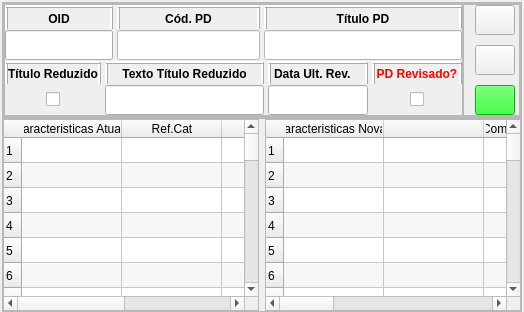
      <widget class="QWidget" name="pg_updata_pd">
       <property name="styleSheet">
        <string notr="true">QLabel{	
	border-style: ridge;
	border-width: 3px 3px 0px 3px;
	border-radius: 0px; 
    border-color: rgb(170, 170, 170);
    font: bold 12px;	
	color: rgb(0, 0, 0);
}</string>
       </property>
       <layout class="QVBoxLayout" name="verticalLayout_9">
        <property name="spacing">
         <number>0</number>
        </property>
        <property name="leftMargin">
         <number>2</number>
        </property>
        <property name="topMargin">
         <number>2</number>
        </property>
        <property name="rightMargin">
         <number>2</number>
        </property>
        <property name="bottomMargin">
         <number>0</number>
        </property>
        <item>
         <widget class="QFrame" name="frame_7">
          <property name="frameShape">
           <enum>QFrame::Shape::StyledPanel</enum>
          </property>
          <property name="frameShadow">
           <enum>QFrame::Shadow::Raised</enum>
          </property>
          <layout class="QGridLayout" name="gridLayout_3">
           <property name="leftMargin">
            <number>0</number>
           </property>
           <property name="topMargin">
            <number>0</number>
           </property>
           <property name="rightMargin">
            <number>0</number>
           </property>
           <property name="bottomMargin">
            <number>0</number>
           </property>
           <property name="spacing">
            <number>0</number>
           </property>
           <item row="1" column="0" colspan="9" alignment="Qt::AlignmentFlag::AlignTop">
            <widget class="QFrame" name="frame_12">
             <property name="minimumSize">
              <size>
               <width>0</width>
               <height>36</height>
              </size>
             </property>
             <property name="frameShape">
              <enum>QFrame::Shape::StyledPanel</enum>
             </property>
             <property name="frameShadow">
              <enum>QFrame::Shadow::Raised</enum>
             </property>
             <layout class="QHBoxLayout" name="horizontalLayout_4">
              <property name="spacing">
               <number>0</number>
              </property>
              <property name="leftMargin">
               <number>0</number>
              </property>
              <property name="topMargin">
               <number>0</number>
              </property>
              <property name="rightMargin">
               <number>0</number>
              </property>
              <property name="bottomMargin">
               <number>0</number>
              </property>
              <item>
               <widget class="QFrame" name="frame_9">
                <property name="maximumSize">
                 <size>
                  <width>16777215</width>
                  <height>115</height>
                 </size>
                </property>
                <property name="frameShape">
                 <enum>QFrame::Shape::StyledPanel</enum>
                </property>
                <property name="frameShadow">
                 <enum>QFrame::Shadow::Raised</enum>
                </property>
                <layout class="QGridLayout" name="gridLayout_5">
                 <property name="leftMargin">
                  <number>0</number>
                 </property>
                 <property name="topMargin">
                  <number>0</number>
                 </property>
                 <property name="rightMargin">
                  <number>0</number>
                 </property>
                 <property name="bottomMargin">
                  <number>0</number>
                 </property>
                 <property name="horizontalSpacing">
                  <number>4</number>
                 </property>
                 <property name="verticalSpacing">
                  <number>1</number>
                 </property>
                 <item row="3" column="0" alignment="Qt::AlignmentFlag::AlignHCenter">
                  <widget class="QCheckBox" name="alt_pd_chb_tt_red">
                   <property name="text">
                    <string/>
                   </property>
                   <property name="checked">
                    <bool>false</bool>
                   </property>
                  </widget>
                 </item>
                 <item row="1" column="0" colspan="2">
                  <widget class="QLineEdit" name="alt_pd_txt_oid">
                   <property name="minimumSize">
                    <size>
                     <width>0</width>
                     <height>30</height>
                    </size>
                   </property>
                   <property name="maximumSize">
                    <size>
                     <width>16777215</width>
                     <height>16777215</height>
                    </size>
                   </property>
                   <property name="styleSheet">
                    <string notr="true"/>
                   </property>
                   <property name="readOnly">
                    <bool>true</bool>
                   </property>
                  </widget>
                 </item>
                 <item row="0" column="0" colspan="2">
                  <widget class="QLabel" name="label_5">
                   <property name="text">
                    <string>OID</string>
                   </property>
                   <property name="alignment">
                    <set>Qt::AlignmentFlag::AlignCenter</set>
                   </property>
                  </widget>
                 </item>
                 <item row="2" column="1" colspan="5">
                  <widget class="QLabel" name="label_8">
                   <property name="text">
                    <string>Texto Título Reduzido</string>
                   </property>
                   <property name="alignment">
                    <set>Qt::AlignmentFlag::AlignCenter</set>
                   </property>
                  </widget>
                 </item>
                 <item row="3" column="6">
                  <widget class="QLineEdit" name="alt_pd_txt_date_rev">
                   <property name="minimumSize">
                    <size>
                     <width>100</width>
                     <height>30</height>
                    </size>
                   </property>
                   <property name="maximumSize">
                    <size>
                     <width>100</width>
                     <height>16777215</height>
                    </size>
                   </property>
                   <property name="styleSheet">
                    <string notr="true">color: rgb(255, 0, 0);
font: 700 10pt &quot;Segoe UI&quot;;</string>
                   </property>
                   <property name="text">
                    <string/>
                   </property>
                   <property name="readOnly">
                    <bool>true</bool>
                   </property>
                  </widget>
                 </item>
                 <item row="3" column="1" colspan="5">
                  <widget class="QLineEdit" name="alt_pd_txt_tit_red">
                   <property name="minimumSize">
                    <size>
                     <width>0</width>
                     <height>30</height>
                    </size>
                   </property>
                   <property name="styleSheet">
                    <string notr="true"/>
                   </property>
                   <property name="dragEnabled">
                    <bool>false</bool>
                   </property>
                   <property name="readOnly">
                    <bool>true</bool>
                   </property>
                  </widget>
                 </item>
                 <item row="1" column="2">
                  <widget class="QLineEdit" name="alt_pd_txt_cod_pd">
                   <property name="minimumSize">
                    <size>
                     <width>0</width>
                     <height>30</height>
                    </size>
                   </property>
                   <property name="maximumSize">
                    <size>
                     <width>150</width>
                     <height>16777215</height>
                    </size>
                   </property>
                   <property name="styleSheet">
                    <string notr="true">background-color: rgb(255, 255, 255);</string>
                   </property>
                   <property name="text">
                    <string/>
                   </property>
                   <property name="readOnly">
                    <bool>false</bool>
                   </property>
                  </widget>
                 </item>
                 <item row="2" column="6">
                  <widget class="QLabel" name="label_9">
                   <property name="text">
                    <string>Data Ult. Rev.</string>
                   </property>
                  </widget>
                 </item>
                 <item row="0" column="2">
                  <widget class="QLabel" name="label_3">
                   <property name="text">
                    <string>Cód. PD</string>
                   </property>
                   <property name="alignment">
                    <set>Qt::AlignmentFlag::AlignCenter</set>
                   </property>
                  </widget>
                 </item>
                 <item row="2" column="0">
                  <widget class="QLabel" name="label_7">
                   <property name="text">
                    <string>Título Reduzido</string>
                   </property>
                   <property name="alignment">
                    <set>Qt::AlignmentFlag::AlignCenter</set>
                   </property>
                  </widget>
                 </item>
                 <item row="2" column="7">
                  <widget class="QLabel" name="label_10">
                   <property name="minimumSize">
                    <size>
                     <width>90</width>
                     <height>0</height>
                    </size>
                   </property>
                   <property name="maximumSize">
                    <size>
                     <width>90</width>
                     <height>16777215</height>
                    </size>
                   </property>
                   <property name="styleSheet">
                    <string notr="true">color: rgb(255, 0, 0);</string>
                   </property>
                   <property name="text">
                    <string>PD Revisado?</string>
                   </property>
                   <property name="alignment">
                    <set>Qt::AlignmentFlag::AlignCenter</set>
                   </property>
                  </widget>
                 </item>
                 <item row="3" column="7" alignment="Qt::AlignmentFlag::AlignHCenter|Qt::AlignmentFlag::AlignVCenter">
                  <widget class="QCheckBox" name="alt_pd_chb_st_rev">
                   <property name="text">
                    <string/>
                   </property>
                   <property name="checked">
                    <bool>false</bool>
                   </property>
                  </widget>
                 </item>
                 <item row="0" column="3" colspan="5">
                  <widget class="QLabel" name="label_6">
                   <property name="text">
                    <string>Título PD</string>
                   </property>
                   <property name="alignment">
                    <set>Qt::AlignmentFlag::AlignCenter</set>
                   </property>
                  </widget>
                 </item>
                 <item row="1" column="3" colspan="5">
                  <widget class="QLineEdit" name="alt_pd_txt_tt_pd">
                   <property name="minimumSize">
                    <size>
                     <width>0</width>
                     <height>30</height>
                    </size>
                   </property>
                   <property name="maximumSize">
                    <size>
                     <width>16777215</width>
                     <height>16777215</height>
                    </size>
                   </property>
                   <property name="styleSheet">
                    <string notr="true">background-color: rgb(255, 255, 255);</string>
                   </property>
                   <property name="text">
                    <string/>
                   </property>
                   <property name="readOnly">
                    <bool>false</bool>
                   </property>
                  </widget>
                 </item>
                </layout>
               </widget>
              </item>
              <item>
               <widget class="QFrame" name="frame_13">
                <property name="frameShape">
                 <enum>QFrame::Shape::StyledPanel</enum>
                </property>
                <property name="frameShadow">
                 <enum>QFrame::Shadow::Raised</enum>
                </property>
                <layout class="QVBoxLayout" name="verticalLayout_7">
                 <property name="spacing">
                  <number>10</number>
                 </property>
                 <property name="leftMargin">
                  <number>11</number>
                 </property>
                 <property name="topMargin">
                  <number>0</number>
                 </property>
                 <property name="rightMargin">
                  <number>4</number>
                 </property>
                 <property name="bottomMargin">
                  <number>0</number>
                 </property>
                 <item>
                  <widget class="QPushButton" name="alt_pd_btn_search_item">
                   <property name="minimumSize">
                    <size>
                     <width>35</width>
                     <height>30</height>
                    </size>
                   </property>
                   <property name="maximumSize">
                    <size>
                     <width>50</width>
                     <height>16777215</height>
                    </size>
                   </property>
                   <property name="toolTip">
                    <string>&lt;html&gt;&lt;head/&gt;&lt;body&gt;&lt;p&gt;&lt;span style=&quot; font-weight:700;&quot;&gt;Pesquisar material&lt;/span&gt;&lt;/p&gt;&lt;/body&gt;&lt;/html&gt;</string>
                   </property>
                   <property name="text">
                    <string/>
                   </property>
                   <property name="icon">
                    <iconset resource="../assets/icons/icons.qrc">
                     <normaloff>:/icons/pesquisar.png</normaloff>:/icons/pesquisar.png</iconset>
                   </property>
                   <property name="iconSize">
                    <size>
                     <width>20</width>
                     <height>20</height>
                    </size>
                   </property>
                  </widget>
                 </item>
                 <item>
                  <widget class="QPushButton" name="alt_pd_btn_update">
                   <property name="minimumSize">
                    <size>
                     <width>35</width>
                     <height>30</height>
                    </size>
                   </property>
                   <property name="maximumSize">
                    <size>
                     <width>50</width>
                     <height>16777215</height>
                    </size>
                   </property>
                   <property name="toolTip">
                    <string>&lt;html&gt;&lt;head/&gt;&lt;body&gt;&lt;p&gt;Visualizar PD Antigo&lt;/p&gt;&lt;/body&gt;&lt;/html&gt;</string>
                   </property>
                   <property name="styleSheet">
                    <string notr="true"/>
                   </property>
                   <property name="text">
                    <string/>
                   </property>
                   <property name="icon">
                    <iconset resource="../assets/icons/icons.qrc">
                     <normaloff>:/icons/histórico-50.png</normaloff>:/icons/histórico-50.png</iconset>
                   </property>
                   <property name="iconSize">
                    <size>
                     <width>20</width>
                     <height>20</height>
                    </size>
                   </property>
                  </widget>
                 </item>
                 <item>
                  <widget class="QPushButton" name="alt_pd_btn_salve">
                   <property name="minimumSize">
                    <size>
                     <width>35</width>
                     <height>30</height>
                    </size>
                   </property>
                   <property name="maximumSize">
                    <size>
                     <width>50</width>
                     <height>16777215</height>
                    </size>
                   </property>
                   <property name="toolTip">
                    <string>&lt;html&gt;&lt;head/&gt;&lt;body&gt;&lt;p&gt;&lt;span style=&quot; font-weight:700;&quot;&gt;Salvar PD&lt;/span&gt;&lt;/p&gt;&lt;/body&gt;&lt;/html&gt;</string>
                   </property>
                   <property name="styleSheet">
                    <string notr="true">QPushButton{	
	background-color: rgb(0, 255, 0);

}
QPushButton::hover {
    background-color: rgb(0, 150, 0);
    border-style: inset;
}
QPushButton::pressed {
    background-color: rgb(0, 150, 0);
    border-style: inset;
}</string>
                   </property>
                   <property name="text">
                    <string/>
                   </property>
                   <property name="icon">
                    <iconset resource="../assets/icons/icons.qrc">
                     <normaloff>:/icons/salvar.png</normaloff>:/icons/salvar.png</iconset>
                   </property>
                   <property name="iconSize">
                    <size>
                     <width>20</width>
                     <height>20</height>
                    </size>
                   </property>
                  </widget>
                 </item>
                </layout>
               </widget>
              </item>
             </layout>
            </widget>
           </item>
          </layout>
         </widget>
        </item>
        <item>
         <widget class="QFrame" name="frame_14">
          <property name="frameShape">
           <enum>QFrame::Shape::StyledPanel</enum>
          </property>
          <property name="frameShadow">
           <enum>QFrame::Shadow::Raised</enum>
          </property>
          <layout class="QHBoxLayout" name="horizontalLayout_8">
           <property name="leftMargin">
            <number>0</number>
           </property>
           <property name="topMargin">
            <number>0</number>
           </property>
           <property name="rightMargin">
            <number>0</number>
           </property>
           <property name="bottomMargin">
            <number>0</number>
           </property>
           <item>
            <widget class="QTableWidget" name="alt_pd_tb_ant">
             <property name="maximumSize">
              <size>
               <width>700</width>
               <height>16777215</height>
              </size>
             </property>
             <property name="editTriggers">
              <set>QAbstractItemView::EditTrigger::NoEditTriggers</set>
             </property>
             <property name="alternatingRowColors">
              <bool>true</bool>
             </property>
             <property name="rowCount">
              <number>35</number>
             </property>
             <property name="columnCount">
              <number>4</number>
             </property>
             <attribute name="horizontalHeaderCascadingSectionResizes">
              <bool>false</bool>
             </attribute>
             <attribute name="horizontalHeaderMinimumSectionSize">
              <number>15</number>
             </attribute>
             <attribute name="horizontalHeaderShowSortIndicator" stdset="0">
              <bool>false</bool>
             </attribute>
             <attribute name="horizontalHeaderStretchLastSection">
              <bool>true</bool>
             </attribute>
             <attribute name="verticalHeaderDefaultSectionSize">
              <number>25</number>
             </attribute>
             <row/>
             <row/>
             <row/>
             <row/>
             <row/>
             <row/>
             <row/>
             <row/>
             <row/>
             <row/>
             <row/>
             <row/>
             <row/>
             <row/>
             <row/>
             <row/>
             <row/>
             <row/>
             <row/>
             <row/>
             <row/>
             <row/>
             <row/>
             <row/>
             <row/>
             <row/>
             <row/>
             <row/>
             <row/>
             <row/>
             <row/>
             <row/>
             <row/>
             <row/>
             <row/>
             <column>
              <property name="text">
               <string>Caracteristicas Atuais</string>
              </property>
             </column>
             <column>
              <property name="text">
               <string>Ref.Cat</string>
              </property>
             </column>
             <column>
              <property name="text">
               <string>40 Carac.</string>
              </property>
             </column>
             <column>
              <property name="text">
               <string>Agr.Class.</string>
              </property>
             </column>
            </widget>
           </item>
           <item>
            <widget class="QTableWidget" name="alt_pd_tb_novo">
             <property name="editTriggers">
              <set>QAbstractItemView::EditTrigger::NoEditTriggers</set>
             </property>
             <property name="alternatingRowColors">
              <bool>true</bool>
             </property>
             <property name="rowCount">
              <number>35</number>
             </property>
             <property name="columnCount">
              <number>8</number>
             </property>
             <attribute name="horizontalHeaderCascadingSectionResizes">
              <bool>false</bool>
             </attribute>
             <attribute name="horizontalHeaderMinimumSectionSize">
              <number>15</number>
             </attribute>
             <attribute name="horizontalHeaderShowSortIndicator" stdset="0">
              <bool>false</bool>
             </attribute>
             <attribute name="horizontalHeaderStretchLastSection">
              <bool>true</bool>
             </attribute>
             <attribute name="verticalHeaderDefaultSectionSize">
              <number>25</number>
             </attribute>
             <row/>
             <row/>
             <row/>
             <row/>
             <row/>
             <row/>
             <row/>
             <row/>
             <row/>
             <row/>
             <row/>
             <row/>
             <row/>
             <row/>
             <row/>
             <row/>
             <row/>
             <row/>
             <row/>
             <row/>
             <row/>
             <row/>
             <row/>
             <row/>
             <row/>
             <row/>
             <row/>
             <row/>
             <row/>
             <row/>
             <row/>
             <row/>
             <row/>
             <row/>
             <row/>
             <column>
              <property name="text">
               <string>Caracteristicas Novas</string>
              </property>
             </column>
             <column>
              <property name="text">
               <string/>
              </property>
             </column>
             <column>
              <property name="text">
               <string>Compõe 40 Caract.</string>
              </property>
             </column>
             <column>
              <property name="text">
               <string>Sim/Não</string>
              </property>
             </column>
             <column>
              <property name="text">
               <string>Desc. Manual</string>
              </property>
             </column>
             <column>
              <property name="text">
               <string>Mais Conteúdo?</string>
              </property>
             </column>
             <column>
              <property name="text">
               <string>Possui Separador?</string>
              </property>
             </column>
             <column>
              <property name="text">
               <string>Separador</string>
              </property>
             </column>
            </widget>
           </item>
          </layout>
         </widget>
        </item>
       </layout>
      </widget>
